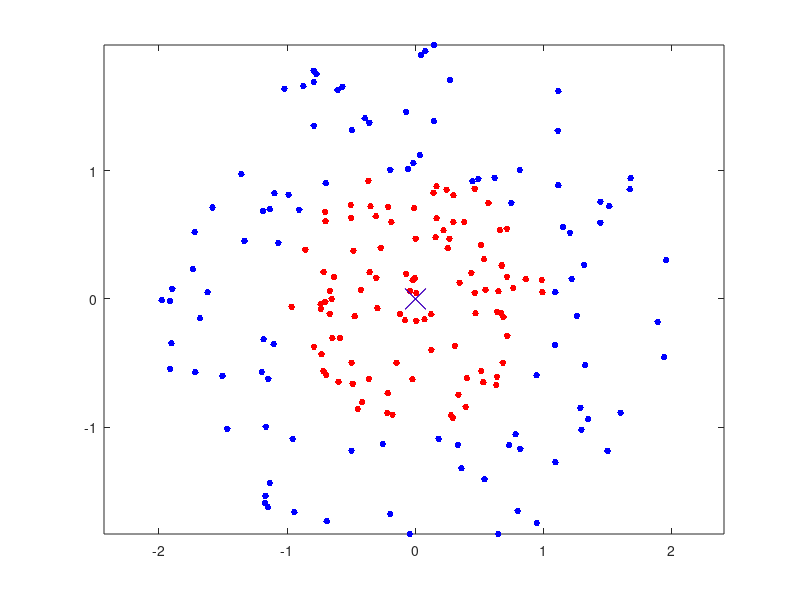

The MATLAB source for this figure:
function [] = partII()

    % generate the data

    rng(1); 
    r = sqrt(rand(100,1)); 
    t = 2*pi*rand(100,1);  
    data1 = [r.*cos(t), r.*sin(t)]; 

    r2 = sqrt(3*rand(100,1)+1); 
    t2 = 2*pi*rand(100,1);      
    data2 = [r2.*cos(t2), r2.*sin(t2)]; 

    % plot the data

    figure;
    plot(data1(:,1),data1(:,2),'r.','MarkerSize',15)
    hold on
    plot(data2(:,1),data2(:,2),'b.','MarkerSize',15)
    axis equal
    hold on

    % work on class 1
    [a1, R1] = calcRandCentre(data1);

    % work on class 2
    [a2, R2] = calcRandCentre(data2);

    % plot centre and radius for class 1
    plot(a1(1), a1(2), 'rx', 'MarkerSize', 15);
    viscircles(a1', R1, 'Color', 'r', 'LineWidth', 1);
    hold on

    % plot centre and radius for class 2
    plot(a2(1), a2(2), 'bx', 'MarkerSize', 15);
    viscircles(a2', R2, 'Color', 'b', 'LineWidth', 1);

end

function [a, R] = calcRandCentre(data)

    n = size(data, 1);
    H = 2 * data * data';
    gl = zeros(n, 1);
    gu = ones(n , 1);

    % calculate quads
    quads = quadprog(H, -diag(H), zeros(1, n), 0, ones(1, n), 1, gl, gu);

    % calculate a
    a = zeros(2, 1);
    for i = 1:n
        a = a + data(i, :)' * quads(i);
    end

    % calculate R
    R = 0;
    quad_vec = find(quads>1e-10);
    n = length(quad_vec);
    for i = 1:n
        j = quad_vec(i);
        R = R + norm(data(j, :)' + a);
    end
    R = R/n;

    % disp values
    disp(a)
    disp(R)
end
